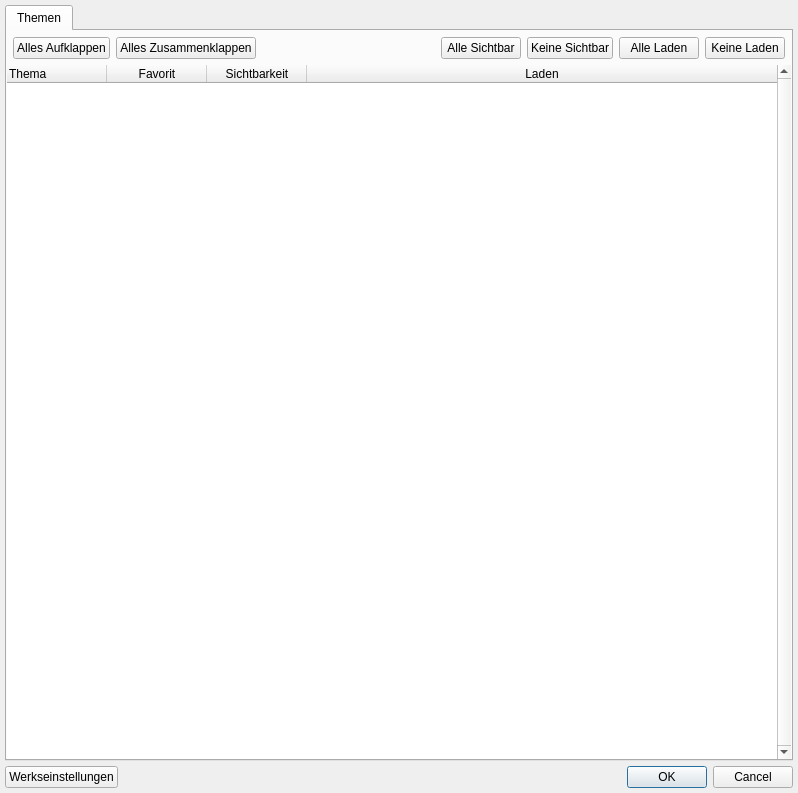
<?xml version="1.0" encoding="UTF-8"?>
<ui version="4.0">
 <class>SettingsDialog</class>
 <widget class="QDialog" name="SettingsDialog">
  <property name="geometry">
   <rect>
    <x>0</x>
    <y>0</y>
    <width>798</width>
    <height>793</height>
   </rect>
  </property>
  <property name="sizePolicy">
   <sizepolicy hsizetype="Preferred" vsizetype="Preferred">
    <horstretch>0</horstretch>
    <verstretch>0</verstretch>
   </sizepolicy>
  </property>
  <property name="windowTitle">
   <string>Einstellungen</string>
  </property>
  <property name="modal">
   <bool>false</bool>
  </property>
  <layout class="QVBoxLayout" name="verticalLayout">
   <property name="spacing">
    <number>5</number>
   </property>
   <property name="leftMargin">
    <number>5</number>
   </property>
   <property name="topMargin">
    <number>5</number>
   </property>
   <property name="rightMargin">
    <number>5</number>
   </property>
   <property name="bottomMargin">
    <number>5</number>
   </property>
   <item>
    <widget class="QTabWidget" name="tabWidget">
     <property name="sizePolicy">
      <sizepolicy hsizetype="Expanding" vsizetype="Expanding">
       <horstretch>0</horstretch>
       <verstretch>0</verstretch>
      </sizepolicy>
     </property>
     <property name="tabletTracking">
      <bool>false</bool>
     </property>
     <property name="autoFillBackground">
      <bool>false</bool>
     </property>
     <property name="tabShape">
      <enum>QTabWidget::Rounded</enum>
     </property>
     <property name="currentIndex">
      <number>0</number>
     </property>
     <property name="elideMode">
      <enum>Qt::ElideNone</enum>
     </property>
     <widget class="QWidget" name="visibility">
      <attribute name="title">
       <string>Themen</string>
      </attribute>
      <layout class="QVBoxLayout" name="verticalLayout_2">
       <property name="spacing">
        <number>6</number>
       </property>
       <property name="leftMargin">
        <number>0</number>
       </property>
       <property name="topMargin">
        <number>6</number>
       </property>
       <property name="rightMargin">
        <number>0</number>
       </property>
       <property name="bottomMargin">
        <number>0</number>
       </property>
       <item>
        <layout class="QHBoxLayout" name="visibility_tree_buttons">
         <property name="leftMargin">
          <number>6</number>
         </property>
         <property name="rightMargin">
          <number>6</number>
         </property>
         <item>
          <widget class="QPushButton" name="expand_button">
           <property name="text">
            <string>Alles Aufklappen</string>
           </property>
          </widget>
         </item>
         <item>
          <widget class="QPushButton" name="collapse_button">
           <property name="text">
            <string>Alles Zusammenklappen</string>
           </property>
          </widget>
         </item>
         <item>
          <spacer name="horizontalSpacer">
           <property name="orientation">
            <enum>Qt::Horizontal</enum>
           </property>
           <property name="sizeType">
            <enum>QSizePolicy::Expanding</enum>
           </property>
           <property name="sizeHint" stdset="0">
            <size>
             <width>20</width>
             <height>20</height>
            </size>
           </property>
          </spacer>
         </item>
         <item>
          <widget class="QPushButton" name="check_visibility_button">
           <property name="text">
            <string>Alle Sichtbar</string>
           </property>
          </widget>
         </item>
         <item>
          <widget class="QPushButton" name="uncheck_visibility_button">
           <property name="text">
            <string>Keine Sichtbar</string>
           </property>
          </widget>
         </item>
         <item>
          <widget class="QPushButton" name="check_loading_button">
           <property name="text">
            <string>Alle Laden</string>
           </property>
          </widget>
         </item>
         <item>
          <widget class="QPushButton" name="uncheck_loading_button">
           <property name="text">
            <string>Keine Laden</string>
           </property>
          </widget>
         </item>
        </layout>
       </item>
       <item>
        <widget class="QTreeWidget" name="layer_settings_tree">
         <property name="enabled">
          <bool>true</bool>
         </property>
         <property name="sizePolicy">
          <sizepolicy hsizetype="Preferred" vsizetype="MinimumExpanding">
           <horstretch>0</horstretch>
           <verstretch>0</verstretch>
          </sizepolicy>
         </property>
         <property name="frameShape">
          <enum>QFrame::NoFrame</enum>
         </property>
         <property name="frameShadow">
          <enum>QFrame::Plain</enum>
         </property>
         <property name="lineWidth">
          <number>0</number>
         </property>
         <property name="verticalScrollBarPolicy">
          <enum>Qt::ScrollBarAlwaysOn</enum>
         </property>
         <property name="horizontalScrollBarPolicy">
          <enum>Qt::ScrollBarAsNeeded</enum>
         </property>
         <property name="sizeAdjustPolicy">
          <enum>QAbstractScrollArea::AdjustIgnored</enum>
         </property>
         <property name="alternatingRowColors">
          <bool>true</bool>
         </property>
         <property name="selectionMode">
          <enum>QAbstractItemView::SingleSelection</enum>
         </property>
         <property name="textElideMode">
          <enum>Qt::ElideNone</enum>
         </property>
         <property name="rootIsDecorated">
          <bool>true</bool>
         </property>
         <property name="columnCount">
          <number>4</number>
         </property>
         <attribute name="headerVisible">
          <bool>true</bool>
         </attribute>
         <column>
          <property name="text">
           <string notr="true">Thema</string>
          </property>
          <property name="textAlignment">
           <set>AlignLeading|AlignVCenter</set>
          </property>
         </column>
         <column>
          <property name="text">
           <string>Favorit</string>
          </property>
          <property name="textAlignment">
           <set>AlignCenter</set>
          </property>
         </column>
         <column>
          <property name="text">
           <string notr="true">Sichtbarkeit</string>
          </property>
          <property name="textAlignment">
           <set>AlignCenter</set>
          </property>
         </column>
         <column>
          <property name="text">
           <string notr="true">Laden</string>
          </property>
          <property name="textAlignment">
           <set>AlignCenter</set>
          </property>
         </column>
        </widget>
       </item>
      </layout>
     </widget>
    </widget>
   </item>
   <item>
    <widget class="QWidget" name="widget" native="true">
     <layout class="QHBoxLayout" name="horizontalLayout">
      <property name="leftMargin">
       <number>0</number>
      </property>
      <property name="topMargin">
       <number>0</number>
      </property>
      <property name="rightMargin">
       <number>0</number>
      </property>
      <property name="bottomMargin">
       <number>0</number>
      </property>
      <item>
       <widget class="QPushButton" name="reset_button">
        <property name="text">
         <string>Werkseinstellungen</string>
        </property>
       </widget>
      </item>
      <item>
       <widget class="QDialogButtonBox" name="button_box">
        <property name="orientation">
         <enum>Qt::Horizontal</enum>
        </property>
        <property name="standardButtons">
         <set>QDialogButtonBox::Cancel|QDialogButtonBox::Ok</set>
        </property>
       </widget>
      </item>
     </layout>
    </widget>
   </item>
  </layout>
 </widget>
 <resources/>
 <connections>
  <connection>
   <sender>button_box</sender>
   <signal>accepted()</signal>
   <receiver>SettingsDialog</receiver>
   <slot>accept()</slot>
   <hints>
    <hint type="sourcelabel">
     <x>362</x>
     <y>794</y>
    </hint>
    <hint type="destinationlabel">
     <x>157</x>
     <y>274</y>
    </hint>
   </hints>
  </connection>
  <connection>
   <sender>button_box</sender>
   <signal>rejected()</signal>
   <receiver>SettingsDialog</receiver>
   <slot>reject()</slot>
   <hints>
    <hint type="sourcelabel">
     <x>430</x>
     <y>794</y>
    </hint>
    <hint type="destinationlabel">
     <x>286</x>
     <y>274</y>
    </hint>
   </hints>
  </connection>
 </connections>
</ui>
